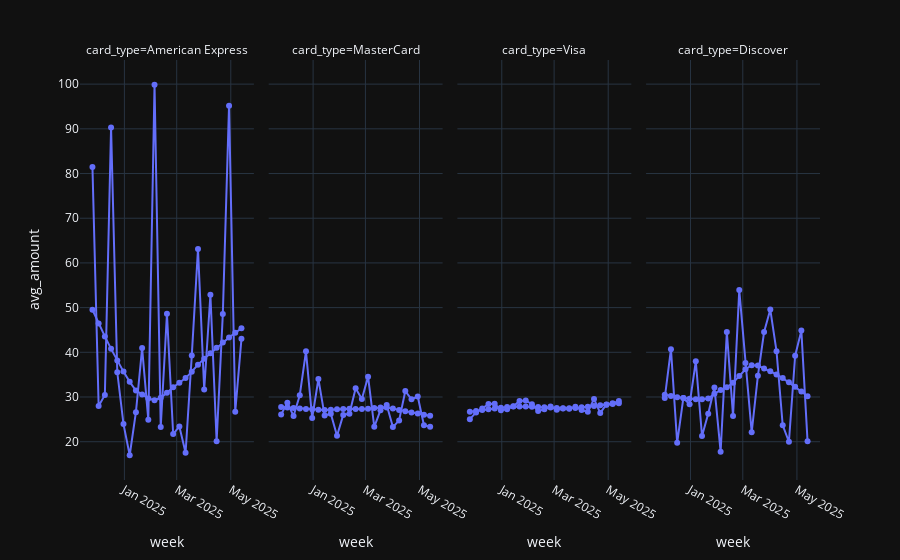

Notebook source saved alongside this figure:
### Code cell
fig = px.scatter(card_mth,x = 'week', y= 'avg_amount',facet_col= 'card_type',trendline='lowess')
fig.update_traces(mode = 'lines+markers')

#fig.update_layout(legend_title='Legend')
fig.show()
